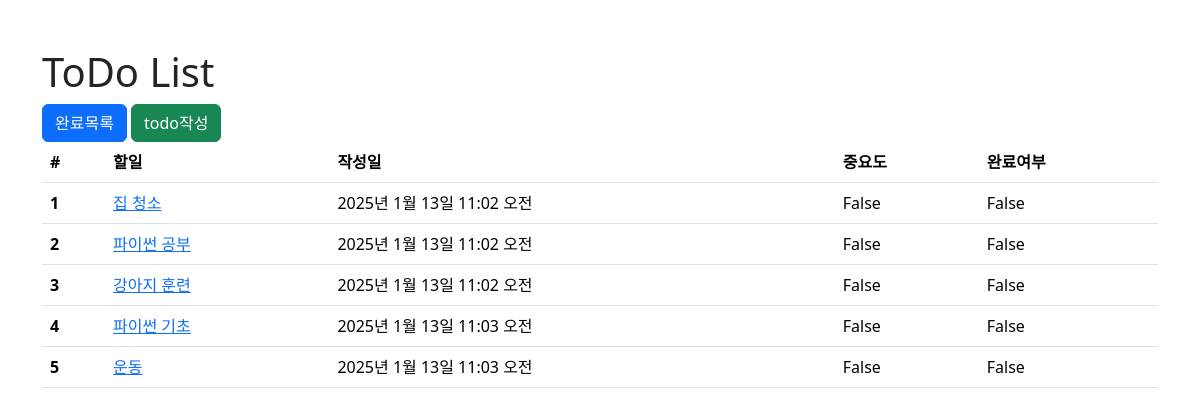
/todo/, run on the app's committed database.
### todo/models.py (models this page shows, shortened)
class Todo(models.Model):
    title = models.CharField(max_length=50)
    description = models.TextField()
    created_at = models.DateTimeField(auto_now_add=True)
    completed = models.BooleanField(default=False)
    important = models.BooleanField(default=False)

### todo/views.py (the view)
# urls.py: path("", views.todo_list, name="todo_list"),
def todo_list(request):
    todos = Todo.objects.filter(completed=False)
    return render(request, "todo/list.html", {"todos": todos})

### todo/templates/todo/list.html (shortened to what this page needs)
{% extends "base.html" %}
{% block content %}
  <h1>ToDo List</h1>
  <div>
    <a href="{% url "todo_done" %}" class="btn btn-primary">완료목록</a>
    <a href="{% url "todo_register" %}" class="btn btn-success">todo작성</a>
  </div>
  <table class="table">
    <thead>
      <tr>
        <th scope="col">#</th>
        <th scope="col">할일</th>
        <th scope="col">작성일</th>
        <th scope="col">중요도</th>
        <th scope="col">완료여부</th>
      </tr>
    </thead>
    <tbody>
      {% for todo in todos %}
        <tr>
          <th scope="row">{{todo.id}}</th>
          <td>
            <a href="{% url "todo_detail" id=todo.id %}">{{todo.title}}</a>
          </td>
          <td>{{todo.created_at}}</td>
          <td>{{todo.important}}</td>
          <td>{{todo.completed}}</td>
        </tr>
      {% endfor %}
    </tbody>
  </table>
{% endblock content %}

### todo/templates/base.html (shortened to what this page needs)
<!DOCTYPE html>
<html lang="en">
  <head>
    <link href="https://cdn.jsdelivr.net/npm/bootstrap@5.3.3/dist/css/bootstrap.min.css" rel="stylesheet"/>
  </head>
  <body>
    <div class="container mt-5">
      {% block content %}{% endblock content %}
    </div>
</body>
</html>

### data on the page
Todo: id "1", title "집 청소", created_at "2025년 1월 13일 11:02 오전", important "False", completed "False"
Todo: id "2", title "파이썬 공부", created_at "2025년 1월 13일 11:02 오전", important "False", completed "False"
Todo: id "3", title "강아지 훈련", created_at "2025년 1월 13일 11:02 오전", important "False", completed "False"
Todo: id "4", title "파이썬 기초", created_at "2025년 1월 13일 11:03 오전", important "False", completed "False"
Todo: id "5", title "운동", created_at "2025년 1월 13일 11:03 오전", important "False", completed "False"
